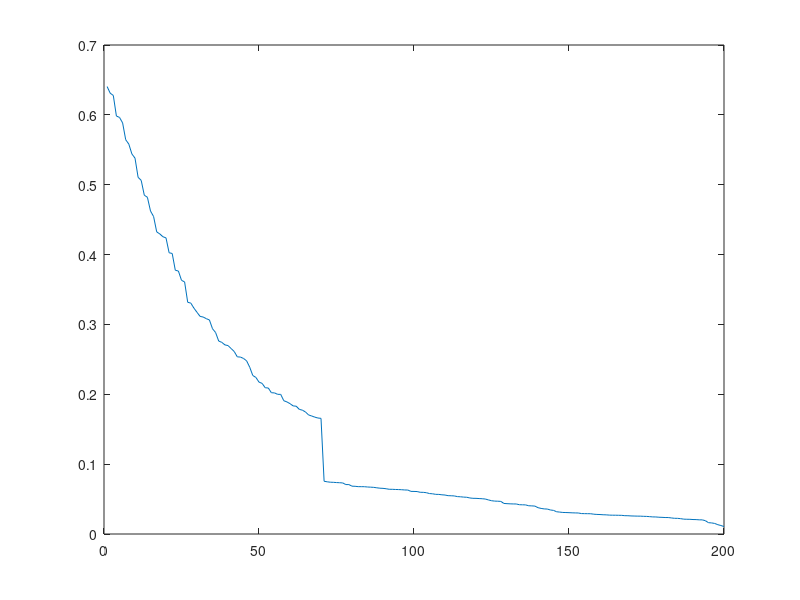

Here is the MATLAB script that generated this plot:
close all
clear all
clc

load('G.mat'); %Loads smoothed transfer function and frequencies in rad

Fs = 44.1e3; %Hz
f_min = 20; %Hz
f_max = 5e3; %Hz

freq_herz = freq*Fs/(2*pi); % Converts frequencies in Hz
freq_relevant = freq_herz(freq_herz >= f_min & freq_herz <= f_max); %Saves only relevant frequencies (20 Hz to 5 Hz)
G_model_smooth_av_relevant = G_model_smooth_av(freq_herz >= f_min & freq_herz <= f_max); %Saves only relevant datapoints of the transfer function


q = 200; %Controllability/Reachability parameters
r = 200;

W = zeros(q,length(G_model_smooth_av_relevant)); %Pre-allocation of W and G matrices
G = zeros(q,length(G_model_smooth_av_relevant));
for k = 1 : q
    k
    for kk = 1 : length(G_model_smooth_av_relevant)
        W(k,kk) = 1/sqrt(length(G_model_smooth_av_relevant))*exp(1i*freq_relevant(kk)*(k-1));
        G(k,kk) = W(k,kk)*G_model_smooth_av_relevant(kk);
    end
end

%I try to calculate the QR factorization of the G_special (the one in the
%weird font) and W_special_orthogonal (The one with the weird font and
%orthogonal superindex) shown between formulas 61 and 62 in McKelvey

W_sp = [real(W) imag(W)]; 
G_sp = [real(G) imag(G)];
W_orth = eye(2*length(G_model_smooth_av_relevant)) - transpose(W_sp)*((W_sp*transpose(W_sp))\W_sp);
[Q,R] = qr(transpose(G_sp*W_orth));
R_22 = transpose(R);

%Formula 60 in McKelvey
K = chol(real(W*W'),'lower');
s= svd(K\R_22)
figure(1)
plot(s)
xlim([0 200])